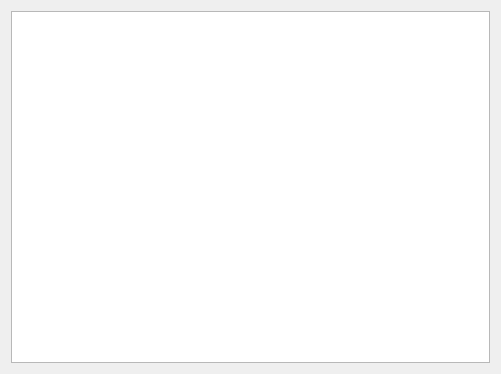
<?xml version="1.0" encoding="UTF-8"?>
<ui version="4.0">
 <class>ListaEstudiantes</class>
 <widget class="QDialog" name="ListaEstudiantes">
  <property name="geometry">
   <rect>
    <x>0</x>
    <y>0</y>
    <width>501</width>
    <height>374</height>
   </rect>
  </property>
  <property name="windowTitle">
   <string>Lista de Estudiantes</string>
  </property>
  <layout class="QHBoxLayout" name="horizontalLayout">
   <item>
    <widget class="QTableView" name="tableView"/>
   </item>
  </layout>
 </widget>
 <resources/>
 <connections/>
</ui>
